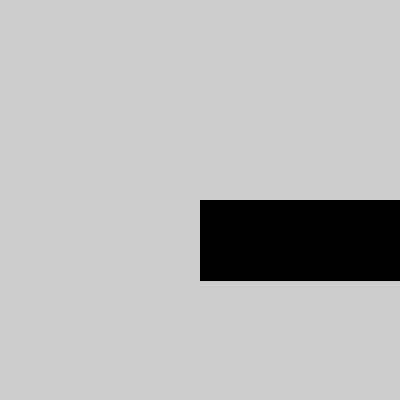
Frame 1 (no input)
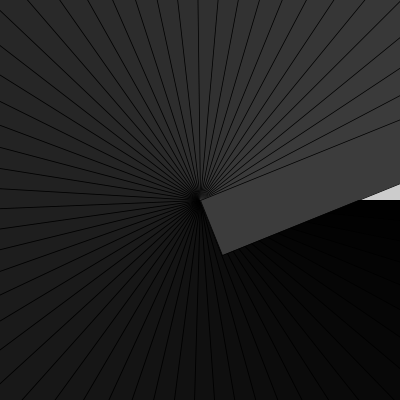
Frame 60 (the mouse pressed at the canvas centre just before this capture)
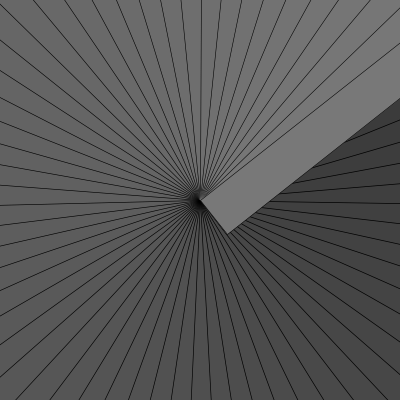
Frame 120 (the mouse held since frame 60 and released just before this capture)

The Processing sketch that drew these frames (run headless with seeded random() and noise(); from frame 60 on, the mouse is pressed at the canvas centre):

// Processing sketch: SimpleSpinningPattern
// ── SimpleSpinningPattern.pde
// inspired by but not related to:
// forum.processing.org/two/discussion/22331/pattern-function-in-processing#latest
// 2017-05-01

float rotation, rotationAngle;
float scaling,  scalingFactor;

void setup(){
  size(400,400);
  rotation = 0.0;
  rotationAngle = 0.1;
  scaling  = 1.0;
  scalingFactor = 0.995;
}

void draw(){
  // cycle colors
  fill(frameCount%255);
  
  // draw rectangle
  translate(width/2,height/2);
  rotate(rotation);
  scale(scaling);
  rect(0,0,width*2,width/5);

  // update rotation and scaling
  rotation = rotation + rotationAngle;
  scaling  = scaling  * scalingFactor;

  // check to stop drawing
  if(scaling < max(0.001, 1.0/width)){
    noLoop();
  }
}
